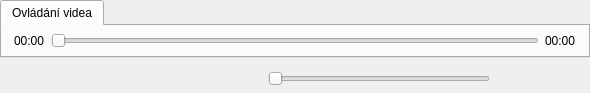
<?xml version="1.0" encoding="UTF-8"?>
<ui version="4.0">
 <class>VideoControlTabWidget</class>
 <widget class="QWidget" name="VideoControlTabWidget">
  <property name="geometry">
   <rect>
    <x>0</x>
    <y>0</y>
    <width>590</width>
    <height>93</height>
   </rect>
  </property>
  <property name="windowTitle">
   <string>Form</string>
  </property>
  <layout class="QVBoxLayout" name="verticalLayout">
   <property name="leftMargin">
    <number>0</number>
   </property>
   <property name="topMargin">
    <number>0</number>
   </property>
   <property name="rightMargin">
    <number>0</number>
   </property>
   <property name="bottomMargin">
    <number>0</number>
   </property>
   <item>
    <widget class="QTabWidget" name="tw">
     <property name="sizePolicy">
      <sizepolicy hsizetype="Preferred" vsizetype="Preferred">
       <horstretch>0</horstretch>
       <verstretch>0</verstretch>
      </sizepolicy>
     </property>
     <property name="minimumSize">
      <size>
       <width>150</width>
       <height>0</height>
      </size>
     </property>
     <property name="focusPolicy">
      <enum>Qt::NoFocus</enum>
     </property>
     <property name="currentIndex">
      <number>0</number>
     </property>
     <widget class="QWidget" name="tab_10">
      <attribute name="icon">
       <iconset resource="../../res/resources.qrc">
        <normaloff>:/icons/16/Play Button_16px.png</normaloff>:/icons/16/Play Button_16px.png</iconset>
      </attribute>
      <attribute name="title">
       <string>Ovládání videa</string>
      </attribute>
      <layout class="QHBoxLayout" name="horizontalLayout_9">
       <property name="leftMargin">
        <number>4</number>
       </property>
       <property name="topMargin">
        <number>4</number>
       </property>
       <property name="rightMargin">
        <number>4</number>
       </property>
       <property name="bottomMargin">
        <number>4</number>
       </property>
       <item>
        <spacer name="horizontalSpacer_3">
         <property name="orientation">
          <enum>Qt::Horizontal</enum>
         </property>
         <property name="sizeType">
          <enum>QSizePolicy::Fixed</enum>
         </property>
         <property name="sizeHint" stdset="0">
          <size>
           <width>8</width>
           <height>20</height>
          </size>
         </property>
        </spacer>
       </item>
       <item>
        <widget class="QLabel" name="lblPosition">
         <property name="text">
          <string notr="true">00:00</string>
         </property>
        </widget>
       </item>
       <item>
        <widget class="QSlider" name="sldProgress">
         <property name="minimumSize">
          <size>
           <width>200</width>
           <height>0</height>
          </size>
         </property>
         <property name="maximum">
          <number>1000</number>
         </property>
         <property name="orientation">
          <enum>Qt::Horizontal</enum>
         </property>
        </widget>
       </item>
       <item>
        <widget class="QLabel" name="lblRemaining">
         <property name="text">
          <string notr="true">00:00</string>
         </property>
        </widget>
       </item>
       <item>
        <spacer name="horizontalSpacer_4">
         <property name="orientation">
          <enum>Qt::Horizontal</enum>
         </property>
         <property name="sizeType">
          <enum>QSizePolicy::Fixed</enum>
         </property>
         <property name="sizeHint" stdset="0">
          <size>
           <width>8</width>
           <height>20</height>
          </size>
         </property>
        </spacer>
       </item>
      </layout>
     </widget>
    </widget>
   </item>
   <item>
    <widget class="QWidget" name="twCorner" native="true">
     <layout class="QHBoxLayout" name="horizontalLayout_10">
      <property name="leftMargin">
       <number>0</number>
      </property>
      <property name="topMargin">
       <number>0</number>
      </property>
      <property name="rightMargin">
       <number>0</number>
      </property>
      <property name="bottomMargin">
       <number>0</number>
      </property>
      <item>
       <spacer name="horizontalSpacer">
        <property name="orientation">
         <enum>Qt::Horizontal</enum>
        </property>
        <property name="sizeType">
         <enum>QSizePolicy::Expanding</enum>
        </property>
        <property name="sizeHint" stdset="0">
         <size>
          <width>8</width>
          <height>20</height>
         </size>
        </property>
       </spacer>
      </item>
      <item>
       <widget class="QPushButton" name="btnMute">
        <property name="icon">
         <iconset resource="../../res/resources.qrc">
          <normaloff>:/icons/16/Voice_16px.png</normaloff>:/icons/16/Voice_16px.png</iconset>
        </property>
        <property name="flat">
         <bool>true</bool>
        </property>
       </widget>
      </item>
      <item>
       <widget class="QSlider" name="sldVolume">
        <property name="maximum">
         <number>100</number>
        </property>
        <property name="singleStep">
         <number>10</number>
        </property>
        <property name="orientation">
         <enum>Qt::Horizontal</enum>
        </property>
       </widget>
      </item>
      <item>
       <spacer name="horizontalSpacer_2">
        <property name="orientation">
         <enum>Qt::Horizontal</enum>
        </property>
        <property name="sizeType">
         <enum>QSizePolicy::Preferred</enum>
        </property>
        <property name="sizeHint" stdset="0">
         <size>
          <width>8</width>
          <height>20</height>
         </size>
        </property>
       </spacer>
      </item>
      <item>
       <widget class="QPushButton" name="btnStop">
        <property name="icon">
         <iconset resource="../../res/resources.qrc">
          <normaloff>:/icons/16/Stop_16px.png</normaloff>:/icons/16/Stop_16px.png</iconset>
        </property>
        <property name="flat">
         <bool>true</bool>
        </property>
       </widget>
      </item>
      <item>
       <widget class="QPushButton" name="btnPause">
        <property name="icon">
         <iconset resource="../../res/resources.qrc">
          <normaloff>:/icons/16/Pause_16px.png</normaloff>:/icons/16/Pause_16px.png</iconset>
        </property>
        <property name="checkable">
         <bool>true</bool>
        </property>
        <property name="flat">
         <bool>true</bool>
        </property>
       </widget>
      </item>
     </layout>
    </widget>
   </item>
  </layout>
 </widget>
 <resources>
  <include location="../../res/resources.qrc"/>
 </resources>
 <connections/>
</ui>
